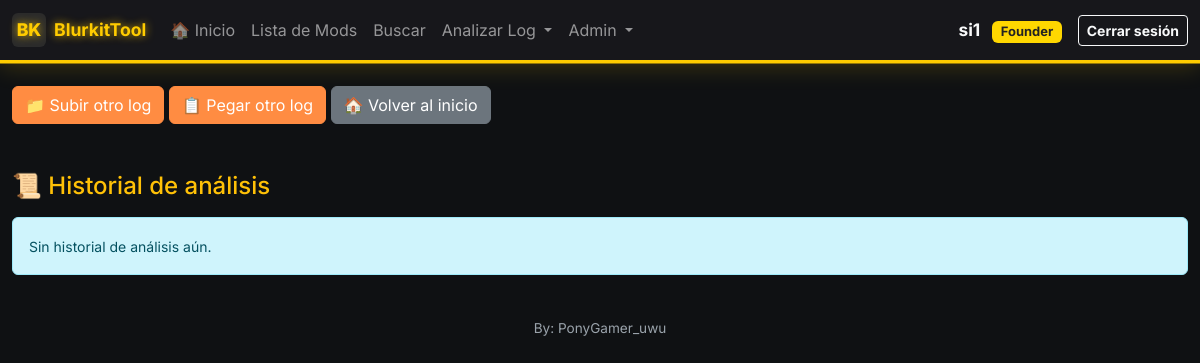
/analysis (signed in), run on an earlier commit of the app's database.
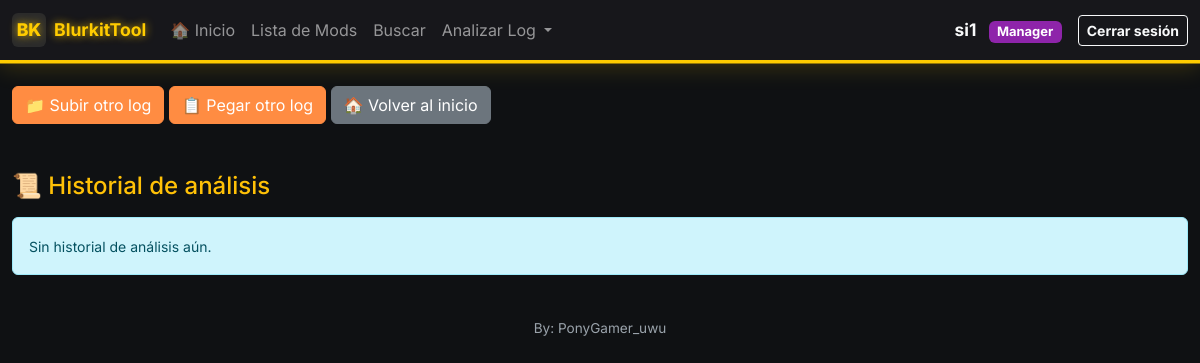
And on a later commit of the database.
### app.py (the view)
@app.route('/analysis', methods=['GET'])
@login_required
def analysis_page():
    user_key = current_user.username
    history = session.get('logs_history', logs_history.get(user_key, []))
    if history:
        logs_history[user_key] = history
        session.permanent = True
    return render_template('analysis.html', resultado=None, logs_history=history)

### app.py (called while the page is built)
@login_manager.user_loader
def load_user(user_id):
    try:
        return db.session.get(User, int(user_id))
    except:
        return None

@app.before_request
def restore_session_history():
    if current_user.is_authenticated:
        user_key = current_user.username
        if 'logs_history' in session and user_key not in logs_history:
            logs_history[user_key] = session.get('logs_history', [])
        session.permanent = True

@app.before_request
def force_logout_on_render():
    if os.environ.get('FLASK_ENV') == 'production' and not logout_flag['done']:
        if request.endpoint and not request.endpoint.startswith(('login', 'static', 'auth', 'admin_create_user')) and current_user.is_authenticated:
            logout_flag['done'] = True  # Mover antes del redirect para evitar doble logout
            session.clear()
            logout_user()
            flash('Por seguridad, vuelve a iniciar sesión.', 'info')
            return redirect(url_for('login'))

### models.py (called while the page is built)
    @property
    def role(self):
        if self.username == 'PonyGamer_uwu':
            return 'adminpage'
        return self._role

### templates/analysis.html (shortened to what this page needs)
{% extends 'base.html' %}
{% block content %}
<div class="container-main">
  <div class="mb-4">
    <a href="/upload" class="btn btn-primary">📁 Subir otro log</a>
    <a href="/paste" class="btn btn-primary">📋 Pegar otro log</a>
    <a href="/menu" class="btn btn-secondary">🏠 Volver al inicio</a>
  </div>
  <div class="mt-5">
    <div class="d-flex justify-content-between align-items-center mb-3">
      <h4 style="color: #ffc107; margin-bottom: 0;">📜 Historial de análisis</h4>
      {% set history = session.get('logs_history', logs_history) %}
    </div>
    {% if history %}
    <div class="table-responsive">
      <table class="table table-dark table-striped table-sm">
        <thead>
          <tr style="border-color: var(--card-border);">
            <th style="color: #ffc107; width: 150px;">Fecha/Hora</th>
            <th style="color: #ffc107;">Archivo</th>
            <th style="color: #ffc107; width: 100px;">Usuario</th>
            <th style="color: #ffc107; width: 100px;">Versión</th>
            <th style="color: #ffc107; width: 80px;">Prohibidos</th>
            <th style="color: #ffc107; width: 80px;">Permitidos</th>
          </tr>
        </thead>
        <tbody>
          {% for item in history %}
          <tr class="history-row" data-index="{{ loop.index0 }}" style="border-color: var(--card-border); font-size: 0.9rem; cursor: pointer;"
              onmouseover="this.style.background='rgba(255, 193, 7, 0.1)'"
              onmouseout="this.style.background=''">
            <td>
              <small style="color: #b8c1ca;">{{ item.timestamp }}</small>
            </td>
            <td>
              <span style="color: #ffffff;">{{ item.filename }}</span>
              {% if item.resultado.mc_version %}
                <span class="badge bg-secondary ms-2">MC {{ item.resultado.mc_version }}</span>
              {% endif %}
            </td>
            <td colspan="2">
              <span style="color: #20c997;">
                {{ item.user }}
                {% set ver = item.version or (item.resultado.version if item.resultado) %}
                {% if ver %}<span style="color:#51a7cf;"> | 🛡️ {{ ver }}</span>{% endif %}
              </span>
            </td>
            <td>
              <span class="badge" style="background: #dc3545;">{{ item.resultado.mods_prohibidos|length }}</span>
            </td>
            <td>
              <span class="badge" style="background: #51cf66; color: #07210f;">{{ item.resultado.mods_permitidos|length }}</span>
            </td>
          </tr>
          {% endfor %}
        </tbody>
      </table>
    </div>
    {% else %}
    <div class="alert alert-info">
      <small>Sin historial de análisis aún.</small>
    </div>
    {% endif %}
  </div>
</div>
{% endblock %}

### templates/base.html (shortened to what the changed rows need)
<!doctype html>
<html lang="es">
  <head>
    <link href="https://cdn.jsdelivr.net/npm/bootstrap@5.3.2/dist/css/bootstrap.min.css" rel="stylesheet">
    <link rel="stylesheet" href="{{ url_for('static', filename='style.css') }}">
  </head>
  <body>
    <nav class="navbar navbar-expand-lg navbar-dark">
      <div class="container container-main">
        {% if current_user.is_authenticated %}
        <div class="collapse navbar-collapse" id="navbarNav">
          <ul class="navbar-nav me-auto">
            {% if request.endpoint != 'menu' %}
            {% if current_user.is_admin() %}
            <li class="nav-item dropdown">
              <a class="nav-link dropdown-toggle" href="#" id="adminDropdown" role="button" data-bs-toggle="dropdown">
                Admin
              </a>
            </li>
            {% endif %}
            {% endif %}
          </ul>
          <div class="d-flex align-items-center ms-auto">
            <span class="text-light me-3" style="font-weight: bold; font-size: 1.08rem;">
              {{ current_user.username }}
              {% if current_user.role == 'adminpage' %}
                <span class="badge" style="background:#ff00aa;color:#fff;font-weight:bold; margin-left: 0.5rem;">AdminPage</span>
              {% elif current_user.role == 'owner' %}
                <span class="badge" style="background:#ff9800;color:#fff;font-weight:bold; margin-left: 0.5rem;">Owner</span>
              {% elif current_user.role == 'founder' %}
                <span class="badge" style="background:#FFD700;color:#222;font-weight:bold; margin-left: 0.5rem;">Founder</span>
              {% elif current_user.role == 'manager' %}
                <span class="badge" style="background:#8e24aa;color:#fff; margin-left: 0.5rem;">Manager</span>
              {% elif current_user.role == 'p-helper' %}
                <span class="badge" style="background:#7cffb2;color:#222; margin-left: 0.5rem;">P-Helper</span>
              {% elif current_user.role == 'helper' %}
                <span class="badge" style="background:#7cffb2;color:#222; margin-left: 0.5rem;">helper</span>
              {% elif current_user.role == 'admin' %}
                <span class="badge bg-danger" style="margin-left: 0.5rem;">admin</span>
              {% elif current_user.role == 'smod' %}
                <span class="badge" style="background:#009fae;color:#fff; margin-left: 0.5rem;">smod</span>
              {% elif current_user.role == 'mod' %}
                <span class="badge" style="background:#006400;color:#fff; margin-left: 0.5rem;">mod</span>
              {% else %}
                <span class="badge bg-info" style="margin-left: 0.5rem;">{{ current_user.role }}</span>
              {% endif %}
            </span>
          </div>
        </div>
        {% endif %}
      </nav>
  </body>
</html>

What changed in the data, as far as the page shows it:
changed User "si1": role "founder" → "manager" (drawn)
Also different on the page:
text no longer shown: "Admin Founder"
text now shown: "Manager"
